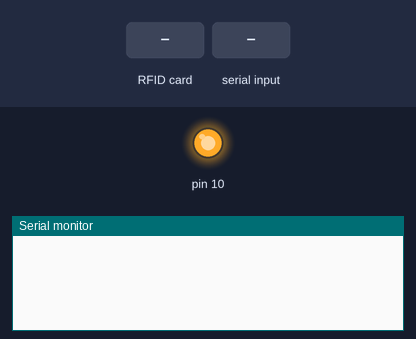
Bench run of a sketch on a simulated Arduino Uno, built with avr-gcc and run on an emulated ATmega328P. Parts: output pins drawn as LEDs (lit = HIGH), the last lines printed to the serial monitor. The test bench sets the inputs (shaded band).

Above: at 1.2 s.
1.3 s: RFID card 5E 7A 19 C4 held to the reader
At 2.1 s:
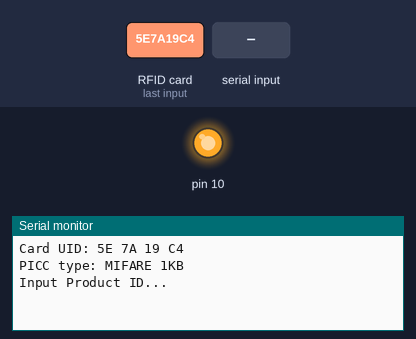
2.8 s: "1\n" received over Serial
At 3.6 s:
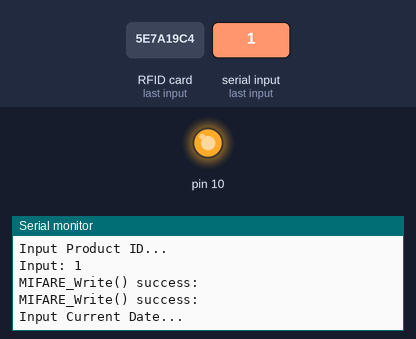
4.3 s: "0\n" received over Serial
At 4.8 s:
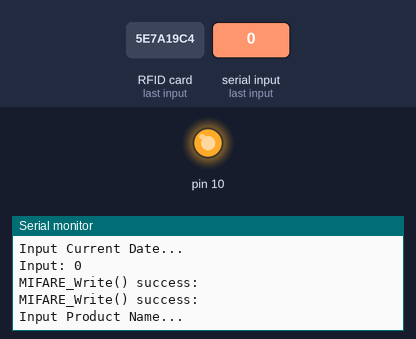

The sketch:

writer.ino
```cpp
#include <SPI.h>
#include <MFRC522.h>

#define RST_PIN 5  // Configurable, see typical pin layout above
#define SS_PIN 4   // Configurable, see typical pin layout above

MFRC522 mfrc522(SS_PIN, RST_PIN);
MFRC522::MIFARE_Key key;

String readerId = "DSJ001";

void setup() {
  Serial.begin(9600);
  SPI.begin();
  mfrc522.PCD_Init();
}

void loop() {
  for (byte i = 0; i < 6; i++) key.keyByte[i] = 0xFF;
  if (!mfrc522.PICC_IsNewCardPresent() || !mfrc522.PICC_ReadCardSerial()) {
    return;
  }

  Serial.print(F("Card UID:"));
  for (byte i = 0; i < mfrc522.uid.size; i++) {
    Serial.print(mfrc522.uid.uidByte[i] < 0x10 ? " 0" : " ");
    Serial.print(mfrc522.uid.uidByte[i], HEX);
  }
  Serial.println();

  Serial.print(F("PICC type: "));
  MFRC522::PICC_Type piccType = mfrc522.PICC_GetType(mfrc522.uid.sak);
  Serial.println(mfrc522.PICC_GetTypeName(piccType));
  Serial.println();

  Serial.setTimeout(20000L);  // because unsigned long integer type is used, its best practice to write L

  byte messageLength = 32;  // in bytes
  byte buffer[messageLength];
  byte inputLength;

  Serial.println("Input Product ID...");
  inputLength = Serial.readBytesUntil('\n', (char *)buffer, messageLength);  // size_t is unsigned long long type which is the largest number possible
  for (byte i = inputLength; i < messageLength; i++) buffer[i] = ' ';
  Serial.print("Input: ");
  for (byte i = 0; i < messageLength; i++) {
    Serial.write(buffer[i]);
  };
  Serial.println();
  // Each block 16 bytes max
  WriteToBlock(1, buffer);
  WriteToBlock(2, &buffer[16]);

  Serial.println("Input Current Date...");
  inputLength = Serial.readBytesUntil('\n', (char *)buffer, messageLength);  // size_t is unsigned long long type which is the largest number possible
  for (byte i = inputLength; i < messageLength; i++) buffer[i] = ' ';
  Serial.print("Input: ");
  for (byte i = 0; i < messageLength; i++) {
    Serial.write(buffer[i]);
  };
  Serial.println();
  WriteToBlock(4, buffer);
  WriteToBlock(5, &buffer[16]);

  Serial.println("Input Product Name...");
  inputLength = Serial.readBytesUntil('\n', (char *)buffer, messageLength);  // size_t is unsigned long long type which is the largest number possible
  for (byte i = inputLength; i < messageLength; i++) buffer[i] = ' ';
  Serial.print("Input: ");
  for (byte i = 0; i < messageLength; i++) {
    Serial.write(buffer[i]);
  };
  Serial.println();
  WriteToBlock(8, buffer);
  WriteToBlock(9, &buffer[16]);

  delay(1000);
  mfrc522.PICC_HaltA();       // Halt PICC
  mfrc522.PCD_StopCrypto1();  // Stop encryption on PCD
  Serial.println();
  Serial.println();
  Serial.println();
}

void WriteToBlock(int blockNum, byte buffer[]) {
  MFRC522::StatusCode status;
  status = mfrc522.PCD_Authenticate(MFRC522::PICC_CMD_MF_AUTH_KEY_A, blockNum, &key, &(mfrc522.uid));
  if (status != MFRC522::STATUS_OK) {
    Serial.print(F("PCD_Authenticate() failed: "));
    Serial.println(mfrc522.GetStatusCodeName(status));
    return;
  }

  status = mfrc522.MIFARE_Write(blockNum, buffer, 16);
  if (status != MFRC522::STATUS_OK) {
    Serial.print(F("MIFARE_Write() failed: "));
    Serial.println(mfrc522.GetStatusCodeName(status));
    return;
  } else Serial.println(F("MIFARE_Write() success: "));
}
```

Measured:
- after the input at 1.3 s, the serial monitor: prints a new line at once (image 1)
- after the input at 2.8 s, the serial monitor: prints a new line at once (image 2)
- after the input at 4.3 s, the serial monitor: prints a new line at once (image 3)
